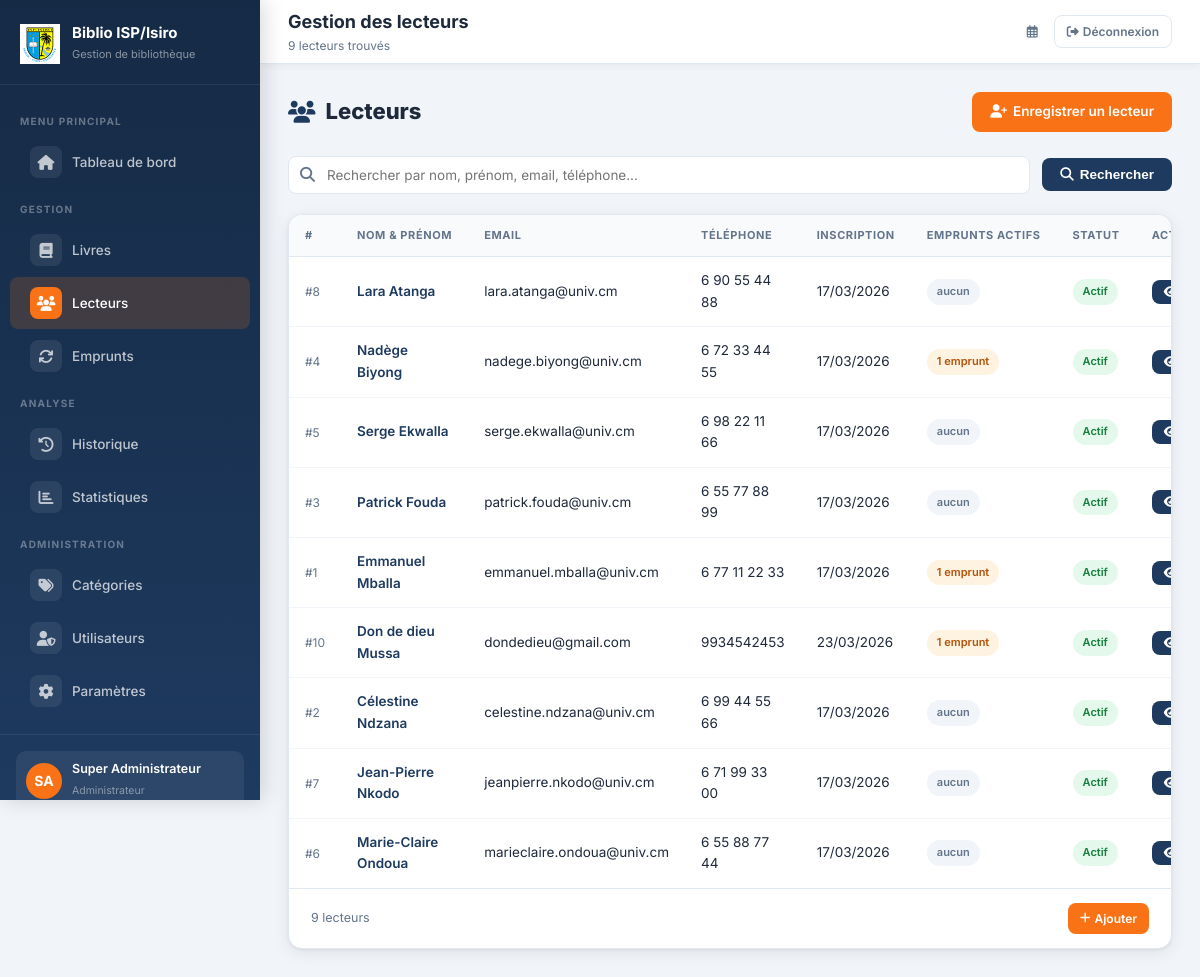
Screenshot of /lecteurs/ (signed in) with the database file from the repository.
### bibliotheque/models.py (models this page shows, shortened)
class Utilisateur(AbstractUser):
    ROLE_CHOICES = [
        ('admin', 'Administrateur'),
        ('gestionnaire', 'Gestionnaire'),
    ]
    role = models.CharField(max_length=20, choices=ROLE_CHOICES, default='gestionnaire')
    telephone = models.CharField(max_length=20, blank=True)
    def est_admin(self):
        return self.role == 'admin'
    class Meta:
        verbose_name = 'Utilisateur'
        verbose_name_plural = 'Utilisateurs'

class Lecteur(models.Model):
    nom = models.CharField(max_length=100)
    prenom = models.CharField(max_length=100)
    email = models.EmailField(blank=True)
    telephone = models.CharField(max_length=20, blank=True)
    adresse = models.TextField(blank=True)
    date_inscription = models.DateField(default=timezone.now)
    actif = models.BooleanField(default=True)
    def nom_complet(self):
        return f"{self.prenom} {self.nom}"
    def emprunts_en_cours(self):
        return self.emprunts.filter(statut__in=['en_cours', 'en_retard']).count()
    class Meta:
        verbose_name = 'Lecteur'
        verbose_name_plural = 'Lecteurs'
        ordering = ['nom', 'prenom']

### bibliotheque/views.py (the view)
# urls.py: path('lecteurs/', views.liste_lecteurs, name='liste_lecteurs'),
@gestionnaire_ou_admin_required
def liste_lecteurs(request):
    q = request.GET.get('q', '')
    lecteurs = Lecteur.objects.all()
    if q:
        lecteurs = lecteurs.filter(Q(nom__icontains=q) | Q(prenom__icontains=q) | Q(email__icontains=q) | Q(telephone__icontains=q))
    return render(request, 'bibliotheque/lecteurs/liste.html', {'lecteurs': lecteurs, 'q': q})

### bibliotheque/templates/bibliotheque/lecteurs/liste.html (shortened to what this page needs)
{% extends 'bibliotheque/base.html' %}
{% block page_title %}Gestion des lecteurs{% endblock %}
{% block page_subtitle %}{{ lecteurs.count }} lecteur{{ lecteurs.count|pluralize }} trouvé{{ lecteurs.count|pluralize }}{% endblock %}
{% block content %}
<div class="page-header">
  <h1><i class="fas fa-users" style="color:var(--primary)"></i> Lecteurs</h1>
  <a href="{% url 'bibliotheque:ajouter_lecteur' %}" class="btn btn-accent">
    <i class="fas fa-user-plus"></i> Enregistrer un lecteur
  </a>
</div>
<form method="get" class="filter-bar">
  <div class="search-bar" style="flex:1;min-width:240px;">
    <input type="text" name="q" value="{{ q }}" class="form-control" placeholder="Rechercher par nom, prénom, email, téléphone..."/>
  </div>
  <button type="submit" class="btn btn-primary"><i class="fas fa-search"></i> Rechercher</button>
</form>
<div class="card">
  <div class="table-wrapper">
    <table>
      <thead>
        <tr>
          <th>#</th>
          <th>Nom & Prénom</th>
          <th>Email</th>
          <th>Téléphone</th>
          <th>Inscription</th>
          <th>Emprunts actifs</th>
          <th>Statut</th>
          <th>Actions</th>
        </tr>
      </thead>
      <tbody>
        {% for lecteur in lecteurs %}
        <tr data-searchable>
          <td style="color:var(--text-muted);font-size:12px;">#{{ lecteur.pk }}</td>
          <td>
            <a href="{% url 'bibliotheque:detail_lecteur' lecteur.pk %}" style="color:var(--primary);font-weight:600;text-decoration:none;">
              {{ lecteur.nom_complet }}
            </a>
          </td>
          <td>{{ lecteur.email|default:"—" }}</td>
          <td>{{ lecteur.telephone|default:"—" }}</td>
          <td>{{ lecteur.date_inscription|date:"d/m/Y" }}</td>
          <td>
            {% with nb=lecteur.emprunts_en_cours %}
              {% if nb > 0 %}
                <span class="badge badge-warning">{{ nb }} emprunt{{ nb|pluralize }}</span>
              {% else %}
                <span class="badge badge-secondary">aucun</span>
              {% endif %}
            {% endwith %}
          </td>
          <td>
            {% if lecteur.actif %}
              <span class="badge badge-success">Actif</span>
            {% else %}
              <span class="badge badge-danger">Inactif</span>
            {% endif %}
          </td>
          <td>
            <div style="display:flex;gap:6px;">
              <a href="{% url 'bibliotheque:detail_lecteur' lecteur.pk %}" class="btn btn-primary btn-sm" title="Voir">
                <i class="fas fa-eye"></i>
              </a>
            </div>
          </td>
        </tr>
        {% endfor %}
      </tbody>
    </table>
  </div>
  <div class="page-section">
    <span>{{ lecteurs.count }} lecteur{{ lecteurs.count|pluralize }}</span>
    <a href="{% url 'bibliotheque:ajouter_lecteur' %}" class="btn btn-accent btn-sm"><i class="fas fa-plus"></i> Ajouter</a>
  </div>
</div>
{% endblock %}

### bibliotheque/templates/bibliotheque/base.html (shortened to what this page needs)
{% load static %}
<!DOCTYPE html>
<html lang="fr">
<head>
  <link rel="stylesheet" href="{% static 'bibliotheque/css/style.css' %}"/>
  <link rel="stylesheet" href="https://cdnjs.cloudflare.com/ajax/libs/font-awesome/6.5.0/css/all.min.css"/>
</head>
<body>
<aside class="sidebar" id="sidebar">
  <div class="sidebar-brand">
    <div class="brand-icon">
      <img src="{% static 'bibliotheque/img/logo_isp.png' %}" alt="ISP" style="max-width: 40px; height: auto;">
    </div>
    <div class="brand-text">
      <h2>Biblio ISP/Isiro</h2>
      <small>Gestion de bibliothèque</small>
    </div>
  </div>
  <ul class="sidebar-nav">
    <li class="nav-section-label">MENU PRINCIPAL</li>
    <li>
      <a href="{% url 'bibliotheque:tableau_bord' %}" {% if request.resolver_match.url_name == 'tableau_bord' %}class="active"{% endif %}>
        <span class="nav-icon"><i class="fas fa-home"></i></span> Tableau de bord
      </a>
    </li>
    <li class="nav-section-label">GESTION</li>
    <li>
      <a href="{% url 'bibliotheque:liste_livres' %}" {% if 'livre' in request.resolver_match.url_name %}class="active"{% endif %}>
        <span class="nav-icon"><i class="fas fa-book"></i></span> Livres
      </a>
    </li>
    <li>
      <a href="{% url 'bibliotheque:liste_lecteurs' %}" {% if 'lecteur' in request.resolver_match.url_name %}class="active"{% endif %}>
        <span class="nav-icon"><i class="fas fa-users"></i></span> Lecteurs
      </a>
    </li>
    <li>
      <a href="{% url 'bibliotheque:liste_emprunts' %}" {% if 'emprunt' in request.resolver_match.url_name or request.resolver_match.url_name == 'retour_livre' %}class="active"{% endif %}>
        <span class="nav-icon"><i class="fas fa-sync"></i></span> Emprunts
      </a>
    </li>
    <li class="nav-section-label">ANALYSE</li>
    <li>
      <a href="{% url 'bibliotheque:historique' %}" {% if request.resolver_match.url_name == 'historique' %}class="active"{% endif %}>
        <span class="nav-icon"><i class="fas fa-history"></i></span> Historique
      </a>
    </li>
    <li>
      <a href="{% url 'bibliotheque:statistiques' %}" {% if request.resolver_match.url_name == 'statistiques' %}class="active"{% endif %}>
        <span class="nav-icon"><i class="fas fa-chart-bar"></i></span> Statistiques
      </a>
    </li>
    {% if request.user.est_admin %}
    <li class="nav-section-label">ADMINISTRATION</li>
    <li>
      <a href="{% url 'bibliotheque:liste_categories' %}" {% if 'categorie' in request.resolver_match.url_name %}class="active"{% endif %}>
        <span class="nav-icon"><i class="fas fa-tags"></i></span> Catégories
      </a>
    </li>
    <li>
      <a href="{% url 'bibliotheque:liste_gestionnaires' %}" {% if 'gestionnaire' in request.resolver_match.url_name %}class="active"{% endif %}>
        <span class="nav-icon"><i class="fas fa-user-shield"></i></span> Utilisateurs
      </a>
    </li>
    <li>
      <a href="{% url 'bibliotheque:parametres' %}" {% if request.resolver_match.url_name == 'parametres' %}class="active"{% endif %}>
        <span class="nav-icon"><i class="fas fa-cog"></i></span> Paramètres
      </a>
    </li>
    {% endif %}
  </ul>
  <div class="sidebar-footer">
    <div class="sidebar-user">
      <div class="user-avatar">{{ request.user.first_name|first|upper }}{{ request.user.last_name|first|upper }}</div>
      <div class="user-info">
        <p>{{ request.user.get_full_name|default:request.user.username }}</p>
        <small>{{ request.user.get_role_display }}</small>
      </div>
    </div>
  </div>
</aside>
<div class="main-wrapper">
  <header class="topbar">
    <div class="topbar-left">
      <div>
        <div class="topbar-title">{% block page_title %}Dashboard{% endblock %}</div>
        <div class="topbar-subtitle">{% block page_subtitle %}{% endblock %}</div>
      </div>
    </div>
    <div class="topbar-right">
      <span class="topbar-date"><i class="far fa-calendar-alt"></i> {{ today|date:"d M Y" }}</span>
      <a href="{% url 'bibliotheque:deconnexion' %}" class="btn btn-outline btn-sm">
        <i class="fas fa-sign-out-alt"></i> Déconnexion
      </a>
    </div>
  </header>
  <main class="content">
    {% block content %}{% endblock %}
  </main>
</div>
</body>
</html>

### rows the page displays
Utilisateur: user.first_name|first "S", user.last_name|first "A", user.get_full_name "Super Administrateur", user.role "Administrateur"
Lecteur: pk "8", nom_complet "Lara Atanga", email "lara.atanga@univ.cm", telephone "6 90 55 44 88", date_inscription "17/03/2026", shows "aucun", actif "Actif"
Lecteur: pk "4", nom_complet "Nadège Biyong", email "nadege.biyong@univ.cm", telephone "6 72 33 44 55", date_inscription "17/03/2026", emprunts_en_cours "1", shows "Actif"
Lecteur: pk "5", nom_complet "Serge Ekwalla", email "serge.ekwalla@univ.cm", telephone "6 98 22 11 66", date_inscription "17/03/2026", shows "aucun", actif "Actif"
Lecteur: pk "3", nom_complet "Patrick Fouda", email "patrick.fouda@univ.cm", telephone "6 55 77 88 99", date_inscription "17/03/2026", shows "aucun", actif "Actif"
Lecteur: pk "1", nom_complet "Emmanuel Mballa", email "emmanuel.mballa@univ.cm", telephone "6 77 11 22 33", date_inscription "17/03/2026", emprunts_en_cours "1", actif "Actif"
Lecteur: pk "10", nom_complet "Don de dieu Mussa", email "dondedieu@gmail.com", telephone "9934542453", date_inscription "23/03/2026", emprunts_en_cours "1", shows "Actif"
Lecteur: pk "2", nom_complet "Célestine Ndzana", email "celestine.ndzana@univ.cm", telephone "6 99 44 55 66", date_inscription "17/03/2026", shows "aucun", actif "Actif"
Lecteur: pk "7", nom_complet "Jean-Pierre Nkodo", email "jeanpierre.nkodo@univ.cm", telephone "6 71 99 33 00", date_inscription "17/03/2026", shows "aucun", actif "Actif"
Lecteur: pk "6", nom_complet "Marie-Claire Ondoua", email "marieclaire.ondoua@univ.cm", telephone "6 55 88 77 44", date_inscription "17/03/2026", shows "aucun", actif "Actif"

### other values shown
{{ lecteurs.count }} "9"
